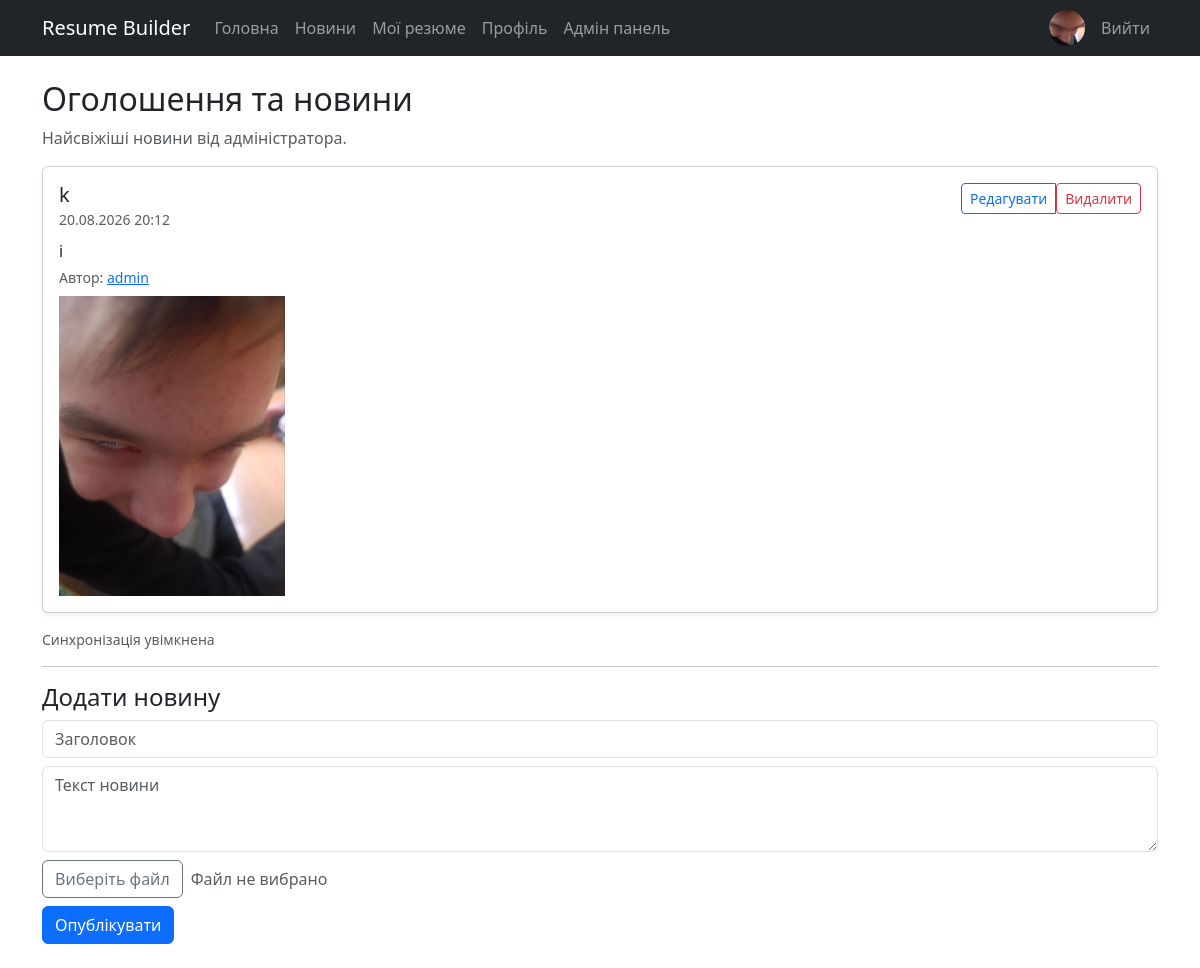
The app's page /news/ (signed in) with its own data.
### builder/models.py (models this page shows, shortened)
class Profile(models.Model):
    user = models.OneToOneField(User, on_delete=models.CASCADE, related_name='profile')
    full_name = models.CharField(max_length=200)
    title = models.CharField(max_length=200, blank=True)
    email = models.EmailField(blank=True)
    phone = models.CharField(max_length=50, blank=True)
    location = models.CharField(max_length=200, blank=True)
    bio = models.TextField(blank=True)
    photo = models.ImageField(upload_to='profiles/', blank=True, null=True)
    last_seen = models.DateTimeField(null=True, blank=True)

class NewsItem(models.Model):
    title = models.CharField(max_length=200)
    content = models.TextField()
    image = models.ImageField(upload_to='news/', blank=True, null=True)
    author = models.ForeignKey(User, on_delete=models.SET_NULL, null=True, blank=True, related_name='news_items')
    created_at = models.DateTimeField(default=timezone.now)

### builder/views.py (the view)
# urls.py: path('news/', views.news_list, name='news_list'),
def news_list(request):
    items = NewsItem.objects.order_by('-created_at')
    form = None
    if request.user.is_authenticated and request.user.is_staff:
        form = NewsForm()
    return render(request, 'news.html', {'items': items, 'form': form})

### builder/forms.py
class NewsForm(forms.ModelForm):
    image = forms.ImageField(required=False)
    class Meta:
        model = NewsItem
        fields = ('title', 'content', 'image')

### builder/context_processors.py (called while the page is built)
def user_profile(request):
    if request.user.is_authenticated:
        profile = Profile.objects.filter(user=request.user).first()
        return {'user_profile': profile}
    return {'user_profile': None}

### templates/news.html (shortened to what this page needs)
{% extends 'base.html' %}
{% block content %}
<h2>Оголошення та новини</h2>
<p class="text-muted">Найсвіжіші новини від адміністратора.</p>
<div id="news-container">
    <div id="news-feed">
        {% for item in items %}
        <div class="card shadow-sm mb-3 news-item" data-id="{{ item.pk }}">
            <div class="card-body">
                <div class="d-flex justify-content-between align-items-start mb-2">
                    <div>
                        <h5 class="card-title mb-0">{{ item.title }}</h5>
                        <small class="text-muted">{{ item.created_at|date:"d.m.Y H:i" }}</small>
                    </div>
                    {% if request.user.is_authenticated and request.user.is_staff %}
                    <div class="btn-group">
                        <a href="{% url 'edit_news' item.pk %}" class="btn btn-sm btn-outline-primary">Редагувати</a>
                        <form method="post" action="{% url 'delete_news' item.pk %}" style="display:inline" onsubmit="return confirm('Ви впевнені, що хочете видалити цю новину?');">{% csrf_token %}<button class="btn btn-sm btn-outline-danger" type="submit">Видалити</button></form>
                    </div>
                    {% endif %}
                </div>
                <p class="card-text mb-1">{{ item.content }}</p>
                {% if item.author %}
                <div class="small text-muted">Автор: <a href="{% url 'profile_view' item.author.username %}">{{ item.author.username }}</a></div>
                {% endif %}
                {% if item.image %}
                <div><img src="{{ item.image.url }}" alt="img" class="img-fluid mt-2" style="max-height:300px;"></div>
                {% endif %}
            </div>
        </div>
        {% empty %}
        <div class="alert alert-secondary">Новин поки немає.</div>
        {% endfor %}
    </div>
    <div id="news-sync-status" class="small text-muted mt-2">Синхронізація увімкнена</div>
    {% if form %}
    <hr>
    <h4>Додати новину</h4>
    <form method="post" action="{% url 'create_news' %}" enctype="multipart/form-data" id="news-form">
        <div class="mb-2">
            <input class="form-control" name="title" placeholder="Заголовок" required>
        </div>
        <div class="mb-2">
            <textarea class="form-control" name="content" rows="3" placeholder="Текст новини" required></textarea>
        </div>
        <div class="mb-2">
            <div class="d-flex align-items-center">
                <button type="button" class="btn btn-outline-secondary me-2" id="news-image-btn">Виберіть файл</button>
                <span id="news-image-filename" class="text-muted">Файл не вибрано</span>
            </div>
        </div>
        <button class="btn btn-primary" type="submit">Опублікувати</button>
    </form>
    {% endif %}
</div>
{% endblock %}

### templates/base.html (shortened to what this page needs)
<!DOCTYPE html>
<html lang="uk">
<head>
    <link rel="stylesheet" href="https://cdn.jsdelivr.net/npm/bootstrap@5.3.3/dist/css/bootstrap.min.css">
    {% load static %}
    <link rel="stylesheet" href="{% static 'builder/responsive.css' %}">
</head>
<body>
<nav class="navbar navbar-expand-lg navbar-dark bg-dark">
    <div class="container">
        <a class="navbar-brand" href="{% url 'home' %}">Resume Builder</a>
        <div class="collapse navbar-collapse" id="main-navigation">
            <ul class="navbar-nav me-auto">
                <li class="nav-item"><a class="nav-link" href="{% url 'home' %}">Головна</a></li>
                <li class="nav-item"><a class="nav-link" href="{% url 'news_list' %}">Новини</a></li>
                {% if user.is_authenticated %}
                <li class="nav-item"><a class="nav-link" href="{% url 'resume_list' %}">Мої резюме</a></li>
                <li class="nav-item"><a class="nav-link" href="{% url 'profile_list' %}">Профіль</a></li>
                {% if user.is_staff %}
                <li class="nav-item"><a class="nav-link" href="{% url 'custom_admin_dashboard' %}">Адмін панель</a></li>
                {% endif %}
                {% endif %}
            </ul>
            <ul class="navbar-nav align-items-center">
                {% if user.is_authenticated %}
                <li class="nav-item me-2">
                    <a class="nav-link p-0" href="{% url 'profile_list' %}">
                        {% if user_profile and user_profile.photo %}
                        <img src="{{ user_profile.photo.url }}" alt="avatar" class="rounded-circle" style="width:36px;height:36px;object-fit:cover;">
                        {% else %}
                        <div class="rounded-circle bg-secondary text-white d-flex align-items-center justify-content-center" style="width:36px;height:36px;font-weight:600;">{{ user.username|slice:":1"|upper }}</div>
                        {% endif %}
                    </a>
                </li>
                <li class="nav-item"><a class="nav-link" href="{% url 'logout' %}">Вийти</a></li>
                {% else %}
                <li class="nav-item"><a class="nav-link" href="{% url 'login' %}">Увійти</a></li>
                <li class="nav-item"><a class="nav-link" href="{% url 'register' %}">Реєстрація</a></li>
                {% endif %}
            </ul>
        </div>
    </div>
</nav>
<div class="container py-4">
    {% block content %}{% endblock %}
</div>
</body>
</html>

### builder/static/builder/responsive.css (style rules this page uses)
html { overflow-x: hidden; }
body { min-width: 320px; }
img { max-width: 100%; height: auto; }
.navbar-brand { white-space: normal; }
.card, .list-group-item { overflow-wrap: anywhere; }
textarea, input, select, .form-control { max-width: 100%; }

### records on screen
Profile: photo (picture)
NewsItem: title "k", created_at "20.08.2026 20:12", content "i", author.username "admin", image (picture)
